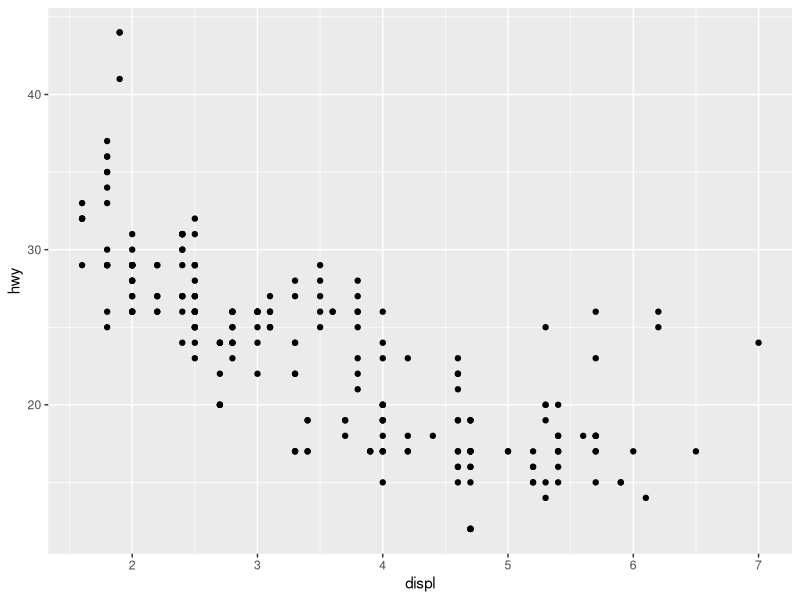
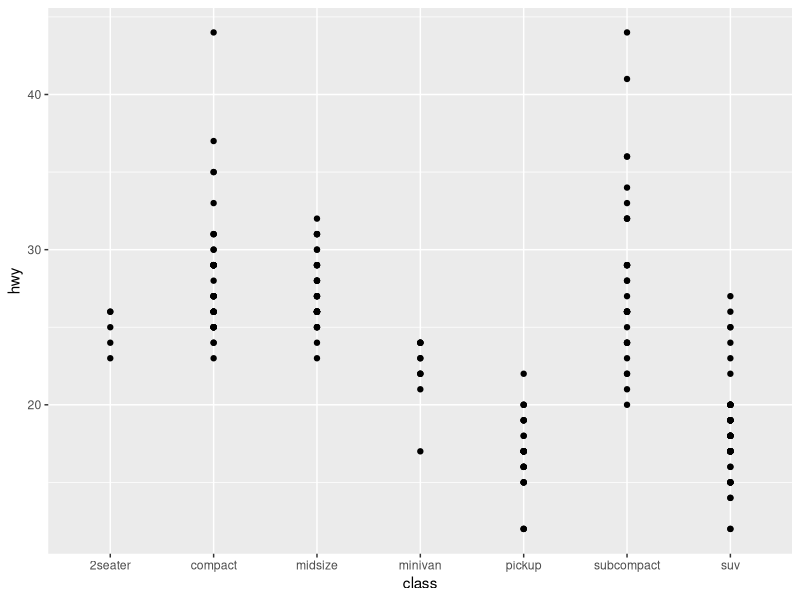
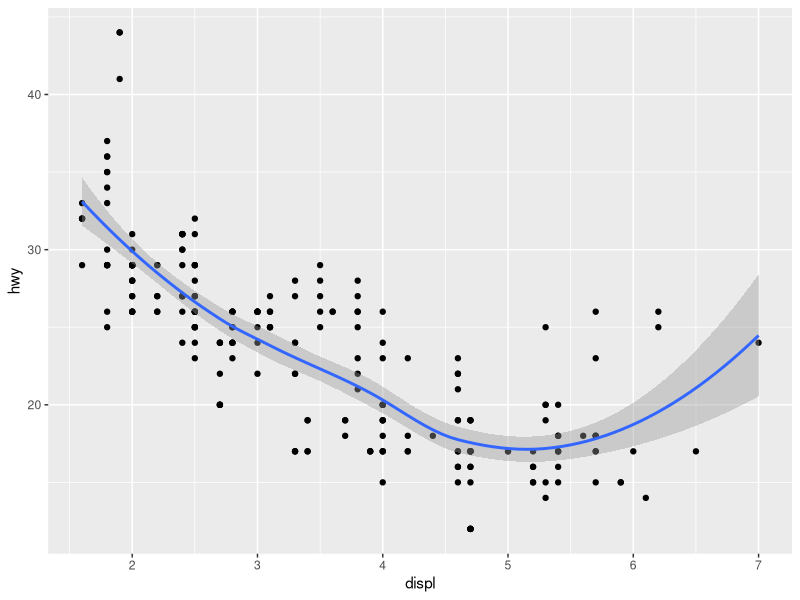

R code for these plots, in order:
## ---- chunk 1
library(tidyverse)
## ---- chunk 2
mpg
## ---- chunk 3

## ---- chunk 4
ggplot(data = mpg) +
  geom_point(mapping = aes(x = displ, y = hwy))
## ---- chunk 5
ggplot(mpg) + geom_point(aes(class, hwy))
## ---- chunk 6

## ---- chunk 7

## ---- chunk 8

## ---- chunk 9
ggplot(mpg) + 
  geom_point(aes(displ, hwy)) +
  geom_smooth(aes(displ, hwy))
## ---- chunk 10

## ---- chunk 11

